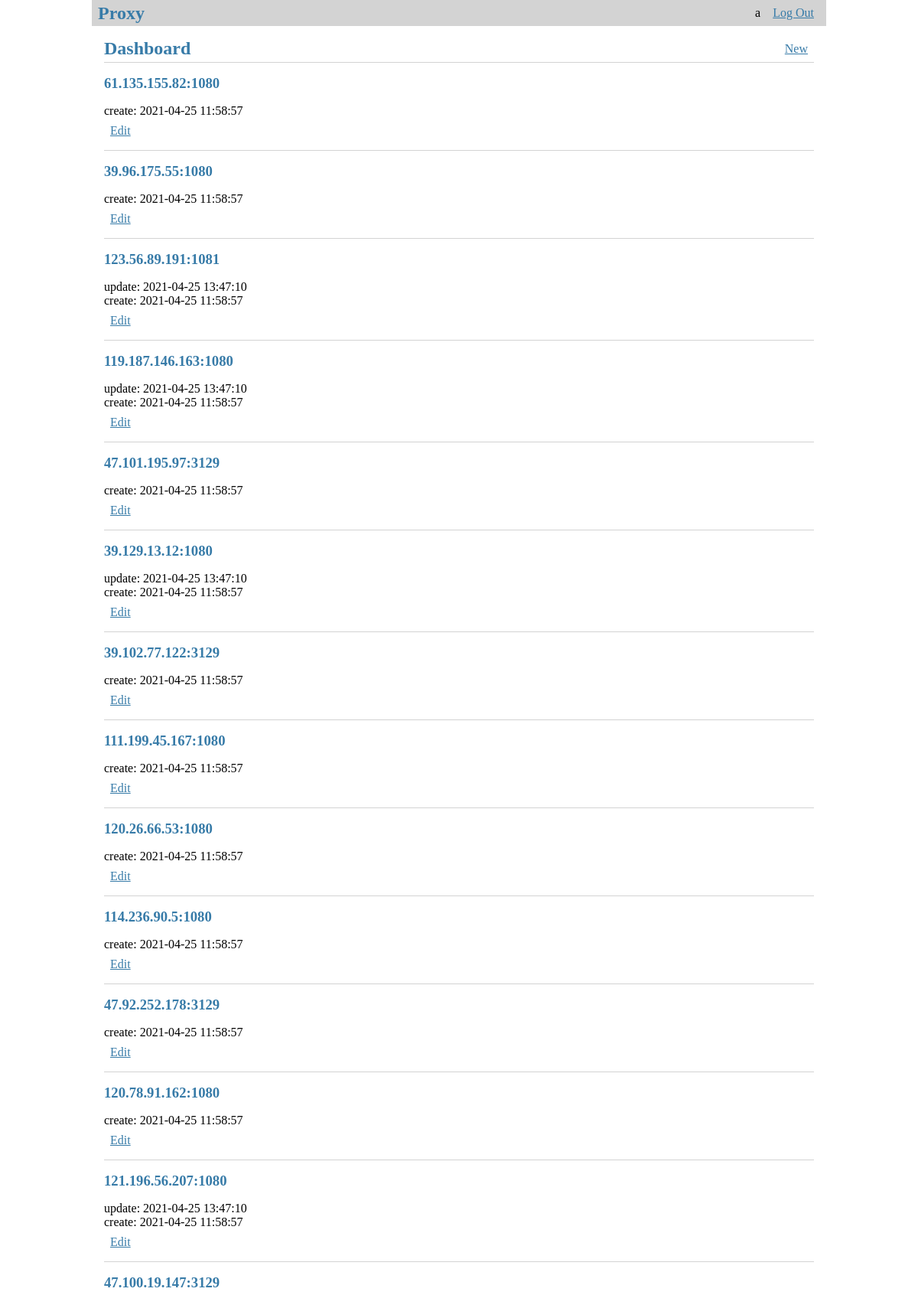
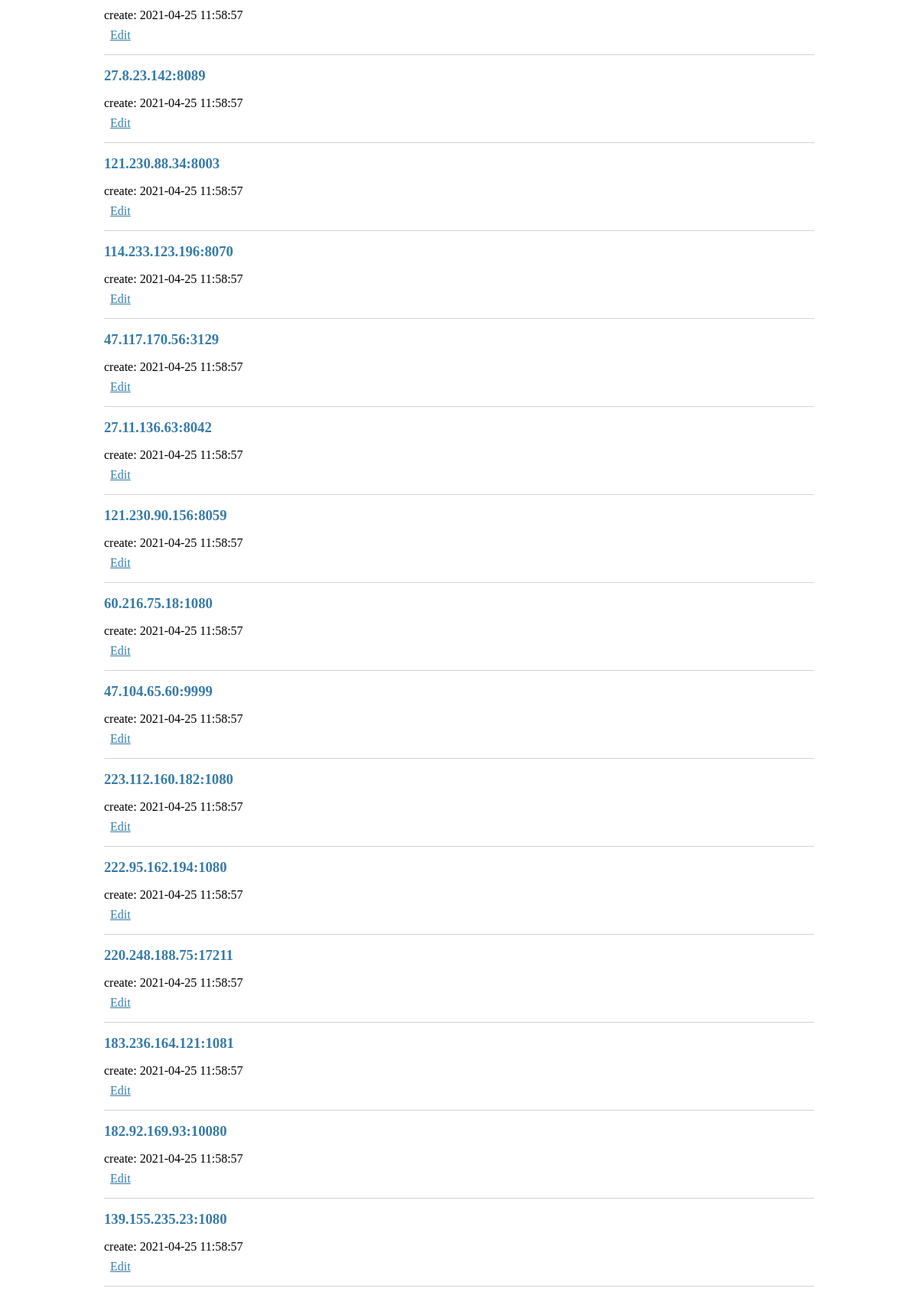
The page /dashboard (signed in, upper part) on the database its author committed (2 pictures, top to bottom).
### tables this page shows
CREATE TABLE user (
    id       INTEGER PRIMARY KEY AUTOINCREMENT,
    username TEXT    UNIQUE
                     NOT NULL,
    password TEXT    NOT NULL
);

CREATE TABLE proxy (
    id        INTEGER   PRIMARY KEY AUTOINCREMENT,
    author_id INTEGER   NOT NULL,
    created   TIMESTAMP,
    updated   TIMESTAMP,
    delay     TEXT,
    ip        TEXT      NOT NULL
                        UNIQUE,
    port      TEXT      NOT NULL,
    FOREIGN KEY (author_id) REFERENCES user (id)
    );

### flaskr/blog.py (the view)
@bp.route('/dashboard')
@login_required
def dashboard():
    db = get_db()
    records = db.execute(
        'SELECT p.id, author_id, created, updated, ip, port, username'
        ' FROM proxy p JOIN user u ON p.author_id = u.id'
        ' ORDER BY created DESC'
    ).fetchall()
    return render_template('blog/dashboard.html', records=records)

### flaskr/auth.py (called while the page is built)
@bp.before_app_request
def load_logged_in_user():
    user_id = session.get('user_id')
    if user_id is None:
        g.user = None
    else:
        g.user = get_db().execute(
            'SELECT * FROM user WHERE id = ?', (user_id,)
        ).fetchone()

def login_required(view):
    @functools.wraps(view)
    def wrapped_view(**kwargs):
        if g.user is None:
            return redirect(url_for('auth.login'))
        return view(**kwargs)
    return wrapped_view

### flaskr/db.py (called while the page is built)
def get_db():
    if 'db' not in g:
        g.db = sqlite3.connect(
            current_app.config['DATABASE'],
            detect_types=sqlite3.PARSE_DECLTYPES
        )
        g.db.row_factory = sqlite3.Row
    return g.db

### flaskr/templates/blog/dashboard.html
{% extends 'base.html' %}
{% block header %}
  <h1>{% block title %}Dashboard{% endblock %}</h1>
  {% if g.user %}
    <a class="action" href="{{ url_for('blog.create') }}">New</a>
  {% endif %}
{% endblock %}
{% block content %}
  {% for r in records %}
    <article class="r">
      <header>
        <div>
          <h1>{{ r['ip'] }}:{{ r['port'] }} </h1>
          {% if r['updated'] %}
            <div class="about">update: {{ r['updated'].strftime('%Y-%m-%d %H:%M:%S') }}</div>
          {% endif %}
          <div class="about">create: {{ r['created'].strftime('%Y-%m-%d %H:%M:%S') }}</div>
        </div>
        {% if g.user['id'] == r['author_id'] %}
          <a class="action" href="{{ url_for('blog.update', id=r['id']) }}">Edit</a>
        {% endif %}
      </header>
    </article>
    {% if not loop.last %}
      <hr>
    {% endif %}
  {% endfor %}
{% endblock %}

### flaskr/templates/base.html (shortened to what this page needs)
<!doctype html>
<link rel="stylesheet" href="{{ url_for('static', filename='style.css') }}">
<nav>
  <h1>Proxy</h1>
  <ul>
    {% if g.user %}
      <li><span>{{ g.user['username'] }}</span>
      <li><a href="{{ url_for('auth.logout') }}">Log Out</a>
    {% else %}
      <li><a href="{{ url_for('auth.register') }}">Register</a>
      <li><a href="{{ url_for('auth.login') }}">Log In</a>
    {% endif %}
  </ul>
</nav>
<section class="content">
  <header>
    {% block header %}{% endblock %}
  </header>
  {% block content %}{% endblock %}
</section>

### flaskr/static/style.css (style rules this page uses)
h1 { font-family: serif; color: #377ba8; margin: 1rem 0; }
a { color: #377ba8; }
hr { border: none; border-top: 1px solid lightgray; }
nav { background: lightgray; display: flex; align-items: center; padding: 0 0.5rem; }
nav h1 { flex: auto; margin: 0; }
nav ul { display: flex; list-style: none; margin: 0; padding: 0; }
nav ul li a, nav ul li span, header .action { display: block; padding: 0.5rem; }
.content { padding: 0 1rem 1rem; }
.content > header { border-bottom: 1px solid lightgray; display: flex; align-items: flex-end; }
.content > header h1 { flex: auto; margin: 1rem 0 0.25rem 0; }
.content:last-child { margin-bottom: 0; }

### rows shown on the page
user: user.username "a"
proxy: ip "61.135.155.82", port "1080", created "2021-04-25 11:58:57"
proxy: ip "39.96.175.55", port "1080", created "2021-04-25 11:58:57"
proxy: ip "123.56.89.191", port "1081", updated "2021-04-25 13:47:10", created "2021-04-25 11:58:57"
proxy: ip "119.187.146.163", port "1080", updated "2021-04-25 13:47:10", created "2021-04-25 11:58:57"
proxy: ip "47.101.195.97", port "3129", created "2021-04-25 11:58:57"
proxy: ip "39.129.13.12", port "1080", updated "2021-04-25 13:47:10", created "2021-04-25 11:58:57"
proxy: ip "39.102.77.122", port "3129", created "2021-04-25 11:58:57"
proxy: ip "111.199.45.167", port "1080", created "2021-04-25 11:58:57"
proxy: ip "120.26.66.53", port "1080", created "2021-04-25 11:58:57"
proxy: ip "114.236.90.5", port "1080", created "2021-04-25 11:58:57"
proxy: ip "47.92.252.178", port "3129", created "2021-04-25 11:58:57"
proxy: ip "120.78.91.162", port "1080", created "2021-04-25 11:58:57"
proxy: ip "121.196.56.207", port "1080", updated "2021-04-25 13:47:10", created "2021-04-25 11:58:57"
proxy: ip "47.100.19.147", port "3129", created "2021-04-25 11:58:57"
proxy: ip "27.8.23.142", port "8089", created "2021-04-25 11:58:57"
proxy: ip "121.230.88.34", port "8003", created "2021-04-25 11:58:57"
proxy: ip "114.233.123.196", port "8070", created "2021-04-25 11:58:57"
proxy: ip "47.117.170.56", port "3129", created "2021-04-25 11:58:57"
proxy: ip "27.11.136.63", port "8042", created "2021-04-25 11:58:57"
proxy: ip "121.230.90.156", port "8059", created "2021-04-25 11:58:57"
proxy: ip "60.216.75.18", port "1080", created "2021-04-25 11:58:57"
proxy: ip "47.104.65.60", port "9999", created "2021-04-25 11:58:57"
proxy: ip "223.112.160.182", port "1080", created "2021-04-25 11:58:57"
proxy: ip "222.95.162.194", port "1080", created "2021-04-25 11:58:57"
proxy: ip "220.248.188.75", port "17211", created "2021-04-25 11:58:57"
proxy: ip "183.236.164.121", port "1081", created "2021-04-25 11:58:57"
proxy: ip "182.92.169.93", port "10080", created "2021-04-25 11:58:57"
proxy: ip "139.155.235.23", port "1080", created "2021-04-25 11:58:57"
